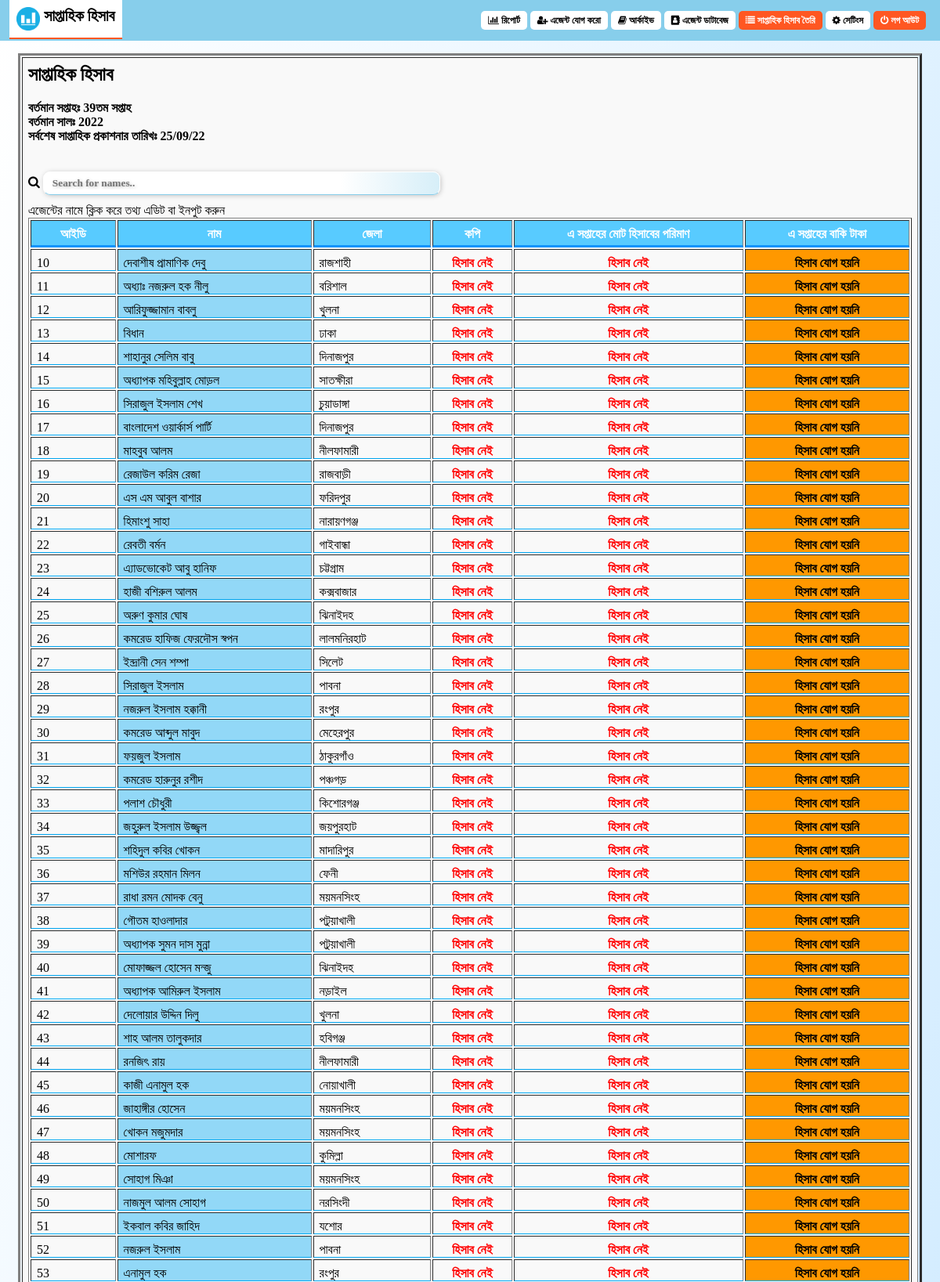
The page /weeklyaccountance.php (signed in, upper part) on the database its author committed.
### tables this page shows
CREATE TABLE "settings" (
	`id`	INTEGER PRIMARY KEY AUTOINCREMENT,
	`name`	TEXT,
	`value`	TEXT,
	`textvalue`	TEXT
);

CREATE TABLE "agents" (
	`id`	INTEGER PRIMARY KEY AUTOINCREMENT,
	`name`	TEXT,
	`address`	TEXT,
	`phone`	INTEGER,
	`zillaID`	INTEGER,
	`countryID`	INTEGER,
	`defaultCopies`	INTEGER,
	`whocreated`	TEXT,
	`timestamp`	TEXT
);

CREATE TABLE `zilla` (
	`id`	INTEGER PRIMARY KEY AUTOINCREMENT,
	`name`	TEXT,
	`divisionID`	TEXT
);

### functions.php (called while the page is built, shortened)
<?php
function getWeek($date) {
    $week = date('W',strtotime($date));
    $day  = date('N',strtotime($date));
    $max_weeks = getIsoWeeksInYear(date('Y',strtotime($date)));
    if($day == 7 && $week != $max_weeks) {
        return ++$week;
    } elseif($day == 7) {
        return 1;
    } else {
        return $week;
    }
}
function getIsoWeeksInYear($year) {
    $date = new DateTime;
    $date->setISODate($year, 53);
    return ($date->format("W") === "53" ? 53 : 52);
}
?>

### weeklyaccountance.php (the view, shortened to what this page needs)
<?php
if(!isset($_SESSION['loggedin'])){
	echo "<script>window.open('login.php','_self')</script>";
	} else {
?>
<?php
require("connect_db.php");
require("functions.php");
?>
<html>
	<head>
		<link rel="stylesheet" type="text/css" href="style.css">
		<link href='login.css' rel='stylesheet'/>
		<link href='orthi-lightbox/orthi-lightbox.css' rel='stylesheet'/>
	</head>
<body onload="hideloader();">
<div id="nav">
	<span class="nav-left">
		<img src="img/
		<?$logo = $db->query('SELECT * FROM settings where name="logo"')->fetchArray(SQLITE3_ASSOC)['value'];?>
		<? echo $logo; ?>" height="30px" style="vertical-align: text-top;"/> সাপ্তাহিক হিসাব
	</span>
	<p class="nav-right">
		<a class="nav-links" href="index.php"><i class="fa fa-bar-chart" aria-hidden="true"></i> রিপোর্ট</a>
		<a class="nav-links" href="addAgentFast.php"><i class="fa fa-user-plus" aria-hidden="true"></i> এজেন্ট যোগ করো</a>
		<a class="nav-links" href="archive.php"><i class="fa fa-book" aria-hidden="true"></i> আর্কাইভ</a>
		<a class="nav-links" href="agentdb.php"><i class="fa fa-address-book" aria-hidden="true"></i> এজেন্ট ডাটাবেজ</a>
		<a class="nav-links refresh" href="#"><i class="fa fa-list" aria-hidden="true"></i> সাপ্তাহিক হিসাব তৈরি</a>
		<a class="nav-links" href="settings.php"><i class="fa fa-gear" aria-hidden="true"></i> সেটিংস</a>
		<a class="nav-links refresh" href="logout.php"><i class="fa fa-power-off" aria-hidden="true"></i>  লগ আউট</a>
	</p>
</div>
<div style="height: 60px"></div>
<table border="3px" width="100%">
	<tr>
		<td>
		<h2>সাপ্তাহিক হিসাব</h2>
		<b>বর্তমান সপ্তাহঃ <? echo getWeek(date("Y-m-d", time())); ?>তম সপ্তাহ</b></br>
		<b>বর্তমান সালঃ <? echo date("Y", time()); ?></b></br>
		<b>সর্বশেষ সাপ্তাহিক প্রকাশনার তারিখঃ  <? echo date('d/m/y', strtotime("previous sunday")); ?></b></br>
		<i class="fa fa-search" aria-hidden="true"></i> <input type="text" id="myInput" onkeyup="tablesearch()" style="width: 45%;" placeholder="Search for names.." title="Type in a name">
		এজেন্টের নামে ক্লিক করে তথ্য এডিট বা ইনপুট করুন
		<div id="ajaxcont">
		<table width="100%" border="1" id="myTable">
			<tr>
				<th>আইডি</th>
				<th>নাম</th>
				<th>জেলা</th>
				<th>কপি</th>
				<th>এ সপ্তাহের মোট হিসাবের পরিমাণ</th>
				<th>এ সপ্তাহের বাকি টাকা</th>
			</tr>
		<?php
			$sql = "SELECT * from agents";
			$result = $db->query($sql);
			while($row = $result->fetchArray(SQLITE3_ASSOC)){
				$agentid = $row['id'];
				$thisweeknumber = getWeek(date("Y-m-d", time()));
				$thisyear = date("Y", time());
				$zillaid = $row['zillaID'];
				$zillanamequery = "select * from zilla where id='$zillaid'";
				$row2 = $db->query($zillanamequery)->fetchArray(SQLITE3_ASSOC);
				$zilla = $row2['name'];
		?>
			<tr onclick="orthi('addaccountance.php?id=<?php echo $row['id']; ?>')">
				<td><?php echo $row['id'];  ?></td>
				<td style="background: rgba(3, 169, 244, 0.42);"><?php echo $row['name']; ?></td>
				<td><?php echo $zilla; ?></td>
				<?
					$numRowspre = $db->query("SELECT count(*) as count from `archive` where agentID='$agentid' AND week='$thisweeknumber' AND year='$thisyear'");
					$row3 = $numRowspre->fetchArray();
					$numRows = $row3['count'];
				?>
				<td align="center">
					<?if($numRows<=0){?>
						<span style='font-weight:bold;color:red;'>হিসাব নেই</span>
					<?}?>
				</td>
				<td align="center">
					<?if($numRows<=0){?>
						<span style='font-weight:bold;color:red;'>হিসাব নেই</span>
					<?}?>
				</td>
					<?if($numRows<=0){?>
						<td align="center" style='background: #FF9800;'><span style='color:black; font-weight: bold;'>হিসাব যোগ হয়নি</span>
					<?}?>
				</td>
			</tr>
		<?php
			}
		?>
		</table>
		</div>
		</td>
	</tr>
</table>
</body>
</html>
<?php } ?>

### style.css (style rules this page uses)
body { font-family: siyam rupali; font-size: 100%; margin-left: 23px; margin-right: 23px; }
input[type="text"],[type="email"],[type="number"],[type="url"],[type="password"] { width: 80%; padding: 5px 4px; border: none; font-family: siyam rupali; }
div#nav { color: white; background-color: skyblue; padding: 2px 6px; margin-top: -10px; margin-left: -27px; position: fixed; width: 100%; z-index: 999; }
.nav-links { text-decoration: none; font-weight: bold; color: black; background-color: white; padding: 5px 9px; margin-right: 0px; margin-left: 0px; font-size: 12px; border-radius: 5px; }
.refresh { color: white; font-size: 12px; background-color: #FF5722; }
.nav-right { text-align: right; margin-right: +20px; float: right; }
.nav-left { text-align: left; margin-left: +10px; background: white; padding: 9px 9px; float: left; height: 30px; margin-bottom: 20px; position: fixed; color: black; font-weight: bold; font-size: 20px; border-bottom: 2px solid #ff5722; }
td { background-color: #f9f9f9; border-bottom: 1px solid #03A9F4; padding: 0px 7px; padding-top: 8px; }
th { background-color:#58cbff; border-bottom: 3px solid #0f93fb; padding:5px 19px; padding-top: 8px; color: white; }

### login.css (style rules this page uses)
input[type="text"], [type="password"] { background: linear-gradient(to right, white 75%, skyblue 149%); border-radius: 9px; padding: 6px 11px; border: 1px solid white; border-bottom: 1px solid skyblue; width: 300px; font-weight: bold; text-shadow: 1px 1px 4px rgba(0, 0, 0, 0.29); box-shadow: 1px 1px 6px rgba(0, 0, 0, 0.21); margin-bottom: 11px; font-family: siyam rupali; }
body { background: linear-gradient(to right bottom, white, #c0e4ff); font-family: siyam rupali; }

### rows shown on the page
settings: value (picture)
agents: id "10", name "দেবাশীষ প্রামাণিক দেবু", zillaID.name "রাজশাহী"
agents: id "11", name "অধ্যাঃ নজরুল হক নীলু", zillaID.name "বরিশাল"
agents: id "12", name "আরিফুজ্জামান বাবলু", zillaID.name "খুলনা"
agents: id "13", name "বিধান", zillaID.name "ঢাকা"
agents: id "14", name "শাহানুর সেলিম বাবু", zillaID.name "দিনাজপুর"
agents: id "15", name "অধ্যাপক মহিবুল্লাহ মোড়ল", zillaID.name "সাতক্ষীরা"
agents: id "16", name "সিরাজুল ইসলাম শেখ", zillaID.name "চুয়াডাঙ্গা"
agents: id "17", name "বাংলাদেশ ওয়ার্কার্স পার্টি", zillaID.name "দিনাজপুর"
agents: id "18", name "মাহবুব আলম", zillaID.name "নীলফামারী"
agents: id "19", name "রেজাউল করিম রেজা", zillaID.name "রাজবাড়ী"
agents: id "20", name "এস এম আবুল বাশার", zillaID.name "ফরিদপুর"
agents: id "21", name "হিমাংশু সাহা", zillaID.name "নারায়ণগঞ্জ"
agents: id "22", name "রেবতী বর্মন", zillaID.name "গাইবান্ধা"
agents: id "23", name "এ্যাডভোকেট আবু হানিফ", zillaID.name "চট্টগ্রাম"
agents: id "24", name "হাজী বশিরুল আলম", zillaID.name "কক্সবাজার"
agents: id "25", name "অরুণ কুমার ঘোষ", zillaID.name "ঝিনাইদহ"
agents: id "26", name "কমরেড হাফিজ ফেরদৌস স্বপন", zillaID.name "লালমনিরহাট"
agents: id "27", name "ইন্দ্রানী সেন শম্পা", zillaID.name "সিলেট"
agents: id "28", name "সিরাজুল ইসলাম", zillaID.name "পাবনা"
agents: id "29", name "নজরুল ইসলাম হক্কানী", zillaID.name "রংপুর"
agents: id "30", name "কমরেড আব্দুল মাবুদ", zillaID.name "মেহেরপুর"
agents: id "31", name "ফয়জুল ইসলাম", zillaID.name "ঠাকুরগাঁও"
agents: id "32", name "কমরেড হারুনুর রশীদ", zillaID.name "পঞ্চগড়"
agents: id "33", name "পলাশ চৌধুরী", zillaID.name "কিশোরগঞ্জ"
agents: id "34", name "জহুরুল ইসলাম উজ্জ্বল", zillaID.name "জয়পুরহাট"
agents: id "35", name "শহিদুল কবির খোকন", zillaID.name "মাদারিপুর"
agents: id "36", name "মশিউর রহমান মিলন", zillaID.name "ফেনী"
agents: id "37", name "রাধা রমন মোদক বেনু", zillaID.name "ময়মনসিংহ"
agents: id "38", name "গৌতম হাওলাদার", zillaID.name "পটুয়াখালী"
agents: id "39", name "অধ্যাপক সুমন দাস মুন্না", zillaID.name "পটুয়াখালী"
agents: id "40", name "মোফাজ্জল হোসেন মন্জু", zillaID.name "ঝিনাইদহ"
agents: id "41", name "অধ্যাপক আমিরুল ইসলাম", zillaID.name "নড়াইল"
agents: id "42", name "দেলোয়ার উদ্দিন দিলু", zillaID.name "খুলনা"
agents: id "43", name "শাহ আলম তালুকদার", zillaID.name "হবিগঞ্জ"
agents: id "44", name "রনজিৎ রায়", zillaID.name "নীলফামারী"
agents: id "45", name "কাজী এনামুল হক", zillaID.name "নোয়াখালী"
agents: id "46", name "জাহাঙ্গীর হোসেন", zillaID.name "ময়মনসিংহ"
agents: id "47", name "খোকন মজুমদার", zillaID.name "ময়মনসিংহ"
agents: id "48", name "মোশারফ", zillaID.name "কুমিল্লা"
agents: id "49", name "সোহাগ মিঞা", zillaID.name "ময়মনসিংহ"
agents: id "50", name "নাজমুল আলম সোহাগ", zillaID.name "নরসিংদী"
agents: id "51", name "ইকবাল কবির জাহিদ", zillaID.name "যশোর"
agents: id "52", name "নজরুল ইসলাম", zillaID.name "পাবনা"
agents: id "53", name "এনামুল হক", zillaID.name "রংপুর"
